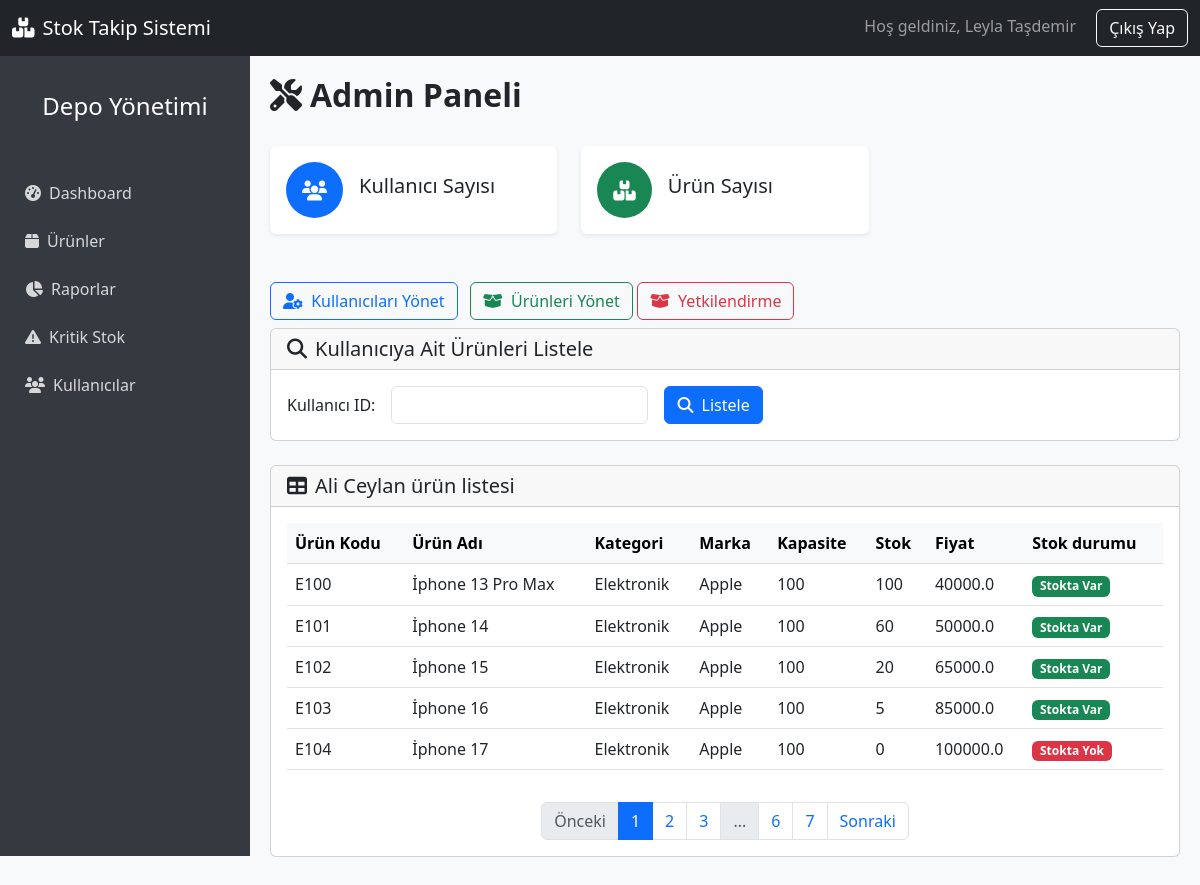
Page /admin/user-products?user_id=1 (signed in) on the committed database.
### app.py (models this page shows, shortened)
class User(UserMixin, db.Model):
    id = db.Column(db.Integer, primary_key=True) # essiz id tanimi
    firstName = db.Column(db.String(100), nullable=False) #firstName=form ıcındekı degerı al ve gonder
    lastName = db.Column(db.String(100), nullable=False) #lastName=form ıcındekı degerı al ve gonder
    email = db.Column(db.String(100), unique=True, nullable=False) #email verısı
    role = db.Column(db.String(100), nullable=False, default="User") #role verısı
    phone = db.Column(db.String(15), nullable=False) #phone verısı
    password = db.Column(db.String(100), nullable=False) #password verısı
    confirmPassword = db.Column(db.String(100), nullable=True) #confirmPassword verısı
    urunler = db.relationship('Product', back_populates='user', cascade='all, delete-orphan') #ürünler ile kullanıcı arasında ilişki tanımı

class Product(UserMixin,db.Model):
    id = db.Column(db.Integer, primary_key=True)  # essiz id tanimi
    barkod = db.Column(db.String(100),unique=True ,nullable=False)  # barkod numarasi
    name = db.Column(db.String(100), nullable=False)  # urun adi
    category = db.Column(db.String(50), nullable=False)  # urun kategorisi
    fiyat = db.Column(db.Float, nullable=False)  # urun fiyatı
    marka = db.Column(db.String(50), nullable=False)  # urun markasi
    adet = db.Column(db.Integer, nullable=False)  # urun adedi
    kapasite = db.Column(db.Integer, nullable=False,default=100)  # urun kapasitesi
    user_id = db.Column(db.Integer, db.ForeignKey('user.id'), nullable=False)
    user= db.relationship('User', back_populates='urunler')

### app.py (the view, shortened to what this page needs)
@app.route('/admin/user-products', methods=['GET', 'POST'])
@login_required
def user_products():
    user = None
    page = request.args.get('page', 1, type=int)
    per_page = 5
    user_id = request.args.get('user_id', type=int)
    if user_id:
        user = User.query.get(user_id)
        if user:
            pagination = Product.query.filter_by(user_id=user_id).paginate(page=page, per_page=per_page, error_out=False)
        else:
            flash('Kullanıcı bulunamadı!', 'danger')
            return redirect(url_for('admin_dashboard'))
    else:
        pagination = None
    products = pagination.items if pagination else []
    return render_template('admin_dashboard.html', user=user, products=products, pagination=pagination)

### app.py (called while the page is built)
@login_manager.user_loader
def load_user(id):
    return User.query.get(int(id))

### templates/admin_dashboard.html (shortened to what this page needs)
{% extends "dashboardbase.html" %}
{% block content %}
<div class="d-flex justify-content-between align-items-center mb-4">
  <h2 class="fw-bold"><i class="fas fa-tools me-2"></i>Admin Paneli</h2>
</div>
<div class="row">
  <div class="col-md-6 col-xl-4 mb-4">
    <div class="card shadow-sm border-0">
      <div class="card-body">
        <div class="d-flex align-items-center">
          <div class="bg-primary text-white rounded-circle p-3 me-3">
            <i class="fas fa-users fa-lg"></i>
          </div>
          <div>
            <h5 class="mb-0">Kullanıcı Sayısı</h5>
          </div>
        </div>
      </div>
    </div>
  </div>
  <div class="col-md-6 col-xl-4 mb-4">
    <div class="card shadow-sm border-0">
      <div class="card-body">
        <div class="d-flex align-items-center">
          <div class="bg-success text-white rounded-circle p-3 me-3">
            <i class="fas fa-boxes fa-lg"></i>
          </div>
          <div>
            <h5 class="mb-0">Ürün Sayısı</h5>
          </div>
        </div>
      </div>
    </div>
  </div>
</div>
<div class="mt-4">
  <a href="{{ url_for('users') }}" class="btn btn-outline-primary me-2">
    <i class="fas fa-user-cog me-1"></i> Kullanıcıları Yönet
  </a>
  <a href="{{ url_for('products') }}" class="btn btn-outline-success">
    <i class="fas fa-box-open me-1"></i> Ürünleri Yönet
  </a>
  <a href="{{ url_for('admin_authorization') }}" class="btn btn-outline-danger">
    <i class="fas fa-box-open me-1"></i> Yetkilendirme
  </a>
</div>
<div class="card mb-4 mt-2">
  <div class="card-header">
    <h5 class="mb-0">
      <i class="fas fa-search me-2"></i>Kullanıcıya Ait Ürünleri Listele
    </h5>
  </div>
  <div class="card-body">
    <form method="POST" action="{{ url_for('user_products') }}">
      <div class="row g-3 align-items-center">
        <div class="col-auto">
          <label for="user_id" class="col-form-label">Kullanıcı ID:</label>
        </div>
        <div class="col-auto">
          <input
            type="number"
            id="user_id"
            name="user_id"
            class="form-control"
            required
            min="1"
          />
        </div>
        <div class="col-auto">
          <button type="submit" class="btn btn-primary">
            <i class="fas fa-search me-1"></i> Listele
          </button>
        </div>
      </div>
    </form>
  </div>
</div>
{% if user %}
  {% if products %}
    <div class="card mb-4">
      <div class="card-header">
        <h5 class="mb-0">
          <i class="fas fa-table me-2"></i>{{ user.firstName }} {{ user.lastName }} ürün listesi
        </h5>
      </div>
      <div class="card-body">
        <div class="table-responsive">
          <table class="table table-hover">
            <thead class="table-light">
              <tr>
                <th>Ürün Kodu</th>
                <th>Ürün Adı</th>
                <th>Kategori</th>
                <th>Marka</th>
                <th>Kapasite</th>
                <th>Stok</th>
                <th>Fiyat</th>
                <th>Stok durumu</th>
              </tr>
            </thead>
            <tbody>
              {% for product in products %}
                <tr>
                  <td>{{ product.barkod }}</td>
                  <td>{{ product.name }}</td>
                  <td>{{ product.category }}</td>
                  <td>{{ product.marka }}</td>
                  <td>{{ product.kapasite }}</td>
                  <td>{{ product.adet }}</td>
                  <td>{{ product.fiyat }}</td>
                  {% if product.adet > 0 %}
                    <td><span class="badge bg-success">Stokta Var</span></td>
                  {% else %}
                    <td><span class="badge bg-danger">Stokta Yok</span></td>
                  {% endif %}
                </tr>
              {% endfor %}
            </tbody>
          </table>
        </div>
      </div>
      {% if pagination %}
        <nav>
          <ul class="pagination justify-content-center">
            {% if pagination.has_prev %}
              <li class="page-item">
                <a
                  class="page-link"
                  href="{{ url_for('user_products', user_id=user.id, page=pagination.prev_num) }}"
                  >Önceki</a
                >
              </li>
            {% else %}
              <li class="page-item disabled">
                <span class="page-link">Önceki</span>
              </li>
            {% endif %}
            {% for page in pagination.iter_pages(left_edge=2, right_edge=2, left_current=2, right_current=2) %}
              {% if page %}
                {% if page == pagination.page %}
                  <li class="page-item active">
                    <span class="page-link">{{ page }}</span>
                  </li>
                {% else %}
                  <li class="page-item">
                    <a
                      class="page-link"
                      href="{{ url_for('user_products', user_id=user.id, page=page) }}"
                      >{{ page }}</a
                    >
                  </li>
                {% endif %}
              {% else %}
                <li class="page-item disabled">
                  <span class="page-link">...</span>
                </li>
              {% endif %}
            {% endfor %}
            {% if pagination.has_next %}
              <li class="page-item">
                <a
                  class="page-link"
                  href="{{ url_for('user_products', user_id=user.id, page=pagination.next_num) }}"
                  >Sonraki</a
                >
              </li>
            {% else %}
              <li class="page-item disabled">
                <span class="page-link">Sonraki</span>
              </li>
            {% endif %}
          </ul>
        </nav>
      {% endif %}
    </div>
  {% else %}
    <div class="alert alert-info mt-3" role="alert">
      <i class="fas fa-info-circle me-2"></i>{{ user.firstName }} {{ user.lastName }} kullanıcısına ait ürün bulunamadı.
    </div>
  {% endif %}
{% endif %}
{% endblock %}

### templates/dashboardbase.html (shortened to what this page needs)
<!DOCTYPE html>
<html lang="tr">
  <head>
    <link rel="stylesheet" href="https://cdn.jsdelivr.net/npm/bootstrap@5.3.0/dist/css/bootstrap.min.css"/>
    <link rel="stylesheet" href="https://cdnjs.cloudflare.com/ajax/libs/font-awesome/6.4.0/css/all.min.css"/>
    <link rel="stylesheet" href="{{ url_for('static', filename='dashboard.css') }}?v=1.0">
  </head>
  <body>
    <nav class="navbar navbar-expand-lg navbar-dark bg-dark fixed-top">
      <div class="container-fluid">
        <a class="navbar-brand" href="{{ url_for('home') }}">
          <i class="fas fa-boxes me-2"></i>Stok Takip Sistemi
        </a>
        <div class="auth-buttons">
          {% if current_user.is_authenticated %}
              <span class="navbar-text me-3">Hoş geldiniz, {{ current_user.firstName }} {{ current_user.lastName }}</span>
              <a href="{{ url_for('logout') }}" class="btn btn-outline-light">Çıkış Yap</a>
          {% endif %}
      </div>
    </nav>
    <div class="sidebar" id="sidebar">
      <div class="text-center mb-4 p-3">
        <h4>Depo Yönetimi</h4>
      </div>
      <ul class="nav flex-column">
        <li class="nav-item">
          <a class="nav-link" href="{{ url_for('dashboard') }}">
            <i class="fas fa-tachometer-alt me-2"></i>Dashboard
          </a>
        </li>
        <li class="nav-item">
          <a class="nav-link" href="{{ url_for('products') }}">
            <i class="fas fa-box me-2"></i>Ürünler
          </a>
        </li>
        <li class="nav-item">
          <a class="nav-link" href="{{ url_for('reports') }}">
            <i class="fas fa-chart-pie me-2"></i>Raporlar
          </a>
        </li>
        <li class="nav-item">
          <a class="nav-link" href="{{ url_for('critical_stock') }}">
            <i class="fas fa-exclamation-triangle me-2"></i>Kritik Stok
          </a>
        </li>
        <li class="nav-item">
          <a class="nav-link" href="{{ url_for('users') }}">
            <i class="fas fa-users me-2"></i>Kullanıcılar
          </a>
        </li>
      </ul>
    </div>
    <div class="main-content" id="mainContent">
     {% block content %}
     {% endblock %}
    </div>
  </body>
</html>

### static/dashboard.css (style rules this page uses)
body { padding-top: 56px; background-color: #f8f9fa; }
.sidebar { height: 100vh; position: fixed; left: 0; width: 250px; background-color: #343a40; padding-top: 20px; color: white; transition: transform 0.3s ease; transform: translateX(0); z-index: 1040; }
.sidebar a { color: rgba(255, 255, 255, 0.8); padding: 10px 15px; text-decoration: none; display: block; transition: all 0.2s; border-radius: 4px; margin: 2px 10px; }
.main-content { margin-left: 250px; padding: 20px; transition: margin-left 0.3s ease; }

### rows in the picture
User: firstName "Leyla", lastName "Taşdemir"
User: firstName "Ali", lastName "Ceylan"
Product: barkod "E100", name "İphone 13 Pro Max", category "Elektronik", marka "Apple", kapasite "100", adet "100", fiyat "40000.0", shows "Stokta Var"
Product: barkod "E101", name "İphone 14", category "Elektronik", marka "Apple", kapasite "100", adet "60", fiyat "50000.0", shows "Stokta Var"
Product: barkod "E102", name "İphone 15", category "Elektronik", marka "Apple", kapasite "100", adet "20", fiyat "65000.0", shows "Stokta Var"
Product: barkod "E103", name "İphone 16", category "Elektronik", marka "Apple", kapasite "100", adet "5", fiyat "85000.0", shows "Stokta Var"
Product: barkod "E104", name "İphone 17", category "Elektronik", marka "Apple", kapasite "100", adet "0", fiyat "100000.0", shows "Stokta Yok"

### other values in the picture
{{ page }} "1"
{{ page }} "2" "3" "6" "7"
